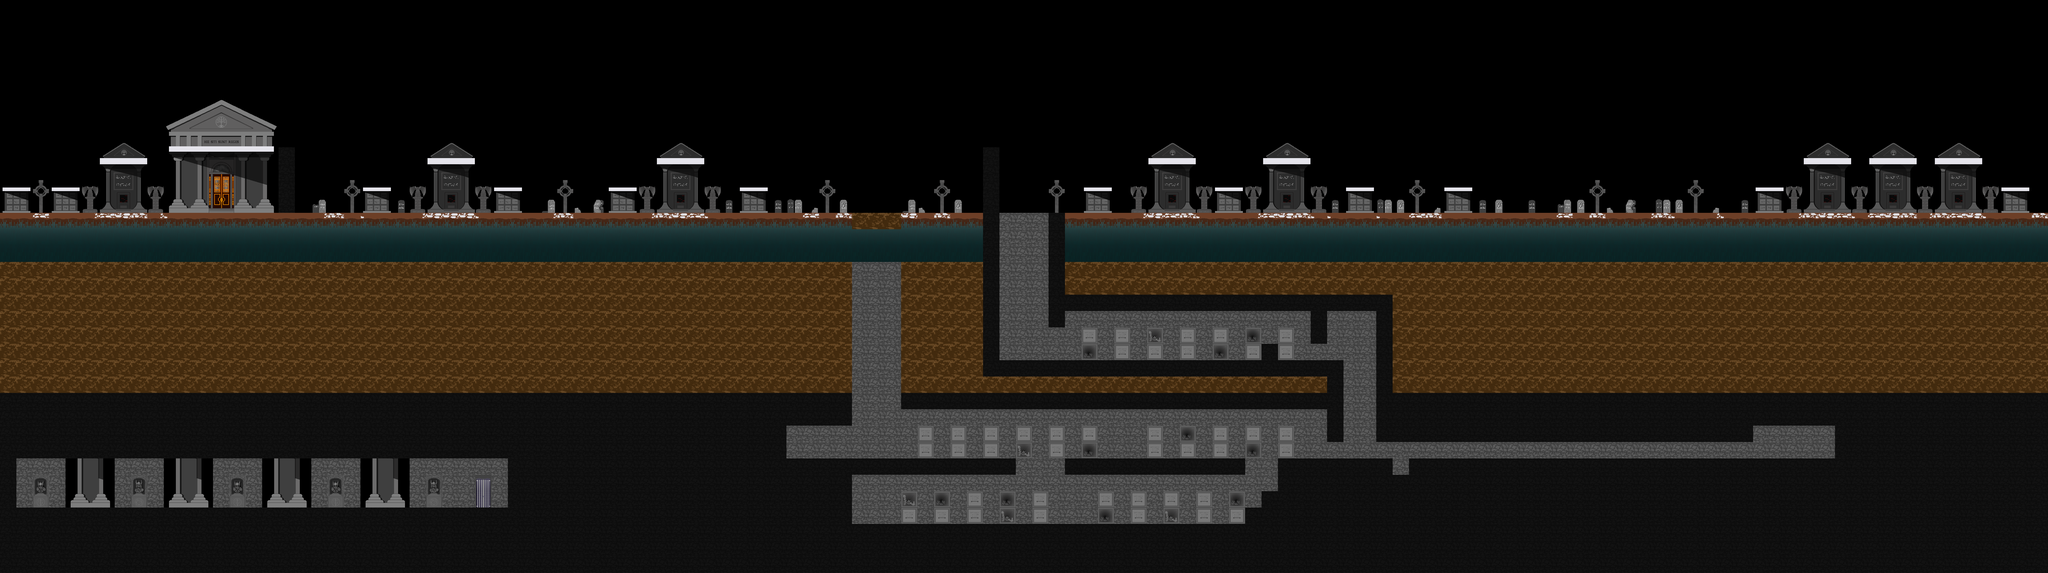

A level layout from a 2D game, rendered from its tile map. Below: a short description, then the map file with tile-grid data replaced by summaries:
An orthogonal 125x35 tile map with 64x64 px tiles, 2 tile layers (derriere, solides), 1 hidden layer not drawn and 103 objects (escalier, checkPoint4, checkPoint3, checkPoint1, checkPoint2, ...).

<map version="1.4" tiledversion="1.4.3" orientation="orthogonal" renderorder="right-down" width="125" height="35" tilewidth="64" tileheight="64" infinite="0" nextlayerid="37" nextobjectid="163">
 <tileset firstgid="1" name="tableauTiledTilesetCimetiere2" tilewidth="64" tileheight="64" tilecount="168" columns="21">
  <image source="tableauTiledTilesetCimetiere2.png" width="1344" height="512" />
  <tile id="0">
   <properties>
    <property name="collides" type="bool" value="true" />
   </properties>
  </tile>
  <tile id="1">
   <properties>
    <property name="collides" type="bool" value="false" />
   </properties>
  </tile>
  <tile id="2">
   <properties>
    <property name="collides" type="bool" value="false" />
   </properties>
  </tile>
  <tile id="3">
   <properties>
    <property name="collides" type="bool" value="false" />
   </properties>
  </tile>
  <tile id="4">
   <properties>
    <property name="collides" type="bool" value="false" />
   </properties>
  </tile>
  <tile id="5">
   <properties>
    <property name="collides" type="bool" value="true" />
   </properties>
  </tile>
  <tile id="6">
   <properties>
    <property name="collides" type="bool" value="true" />
   </properties>
  </tile>
  <tile id="7">
   <properties>
    <property name="collides" type="bool" value="false" />
   </properties>
  </tile>
  <tile id="8">
   <properties>
    <property name="collides" type="bool" value="false" />
   </properties>
  </tile>
  <tile id="9">
   <properties>
    <property name="collides" type="bool" value="false" />
   </properties>
  </tile>
  <tile id="10">
   <properties>
    <property name="collides" type="bool" value="true" />
   </properties>
  </tile>
  <tile id="11">
   <properties>
    <property name="collides" type="bool" value="true" />
   </properties>
  </tile>
  <tile id="12">
   <properties>
    <property name="collides" type="bool" value="false" />
   </properties>
  </tile>
  <tile id="13">
   <properties>
    <property name="collides" type="bool" value="false" />
   </properties>
  </tile>
  <tile id="14">
   <properties>
    <property name="collides" type="bool" value="false" />
   </properties>
  </tile>
  <tile id="15">
   <properties>
    <property name="collides" type="bool" value="false" />
   </properties>
  </tile>
  <tile id="16">
   <properties>
    <property name="collides" type="bool" value="false" />
   </properties>
  </tile>
  <tile id="17">
   <properties>
    <property name="collides" type="bool" value="false" />
   </properties>
  </tile>
  <tile id="18">
   <properties>
    <property name="collides" type="bool" value="false" />
   </properties>
  </tile>
  <tile id="21">
   <properties>
    <property name="collides" type="bool" value="false" />
   </properties>
  </tile>
  <tile id="22">
   <properties>
    <property name="collides" type="bool" value="false" />
   </properties>
  </tile>
  <tile id="23">
   <properties>
    <property name="collides" type="bool" value="false" />
   </properties>
  </tile>
  <tile id="24">
   <properties>
    <property name="collides" type="bool" value="false" />
   </properties>
  </tile>
  <tile id="25">
   <properties>
    <property name="collides" type="bool" value="false" />
   </properties>
  </tile>
  <tile id="26">
   <properties>
    <property name="collides" type="bool" value="false" />
   </properties>
  </tile>
  <tile id="27">
   <properties>
    <property name="collides" type="bool" value="false" />
   </properties>
  </tile>
  <tile id="28">
   <properties>
    <property name="collides" type="bool" value="false" />
   </properties>
  </tile>
  <tile id="29">
   <properties>
    <property name="collides" type="bool" value="false" />
   </properties>
  </tile>
  <tile id="30">
   <properties>
    <property name="collides" type="bool" value="false" />
   </properties>
  </tile>
  <tile id="31">
   <properties>
    <property name="collides" type="bool" value="true" />
   </properties>
  </tile>
  <tile id="32">
   <properties>
    <property name="collides" type="bool" value="true" />
   </properties>
  </tile>
  <tile id="33">
   <properties>
    <property name="collides" type="bool" value="false" />
   </properties>
  </tile>
  <tile id="34">
   <properties>
    <property name="collides" type="bool" value="false" />
   </properties>
  </tile>
  <tile id="35">
   <properties>
    <property name="collides" type="bool" value="false" />
   </properties>
  </tile>
  <tile id="36">
   <properties>
    <property name="collides" type="bool" value="false" />
   </properties>
  </tile>
  <tile id="37">
   <properties>
    <property name="collides" type="bool" value="false" />
   </properties>
  </tile>
  <tile id="38">
   <properties>
    <property name="collides" type="bool" value="false" />
   </properties>
  </tile>
  <tile id="39">
   <properties>
    <property name="collides" type="bool" value="false" />
   </properties>
  </tile>
  <tile id="42">
   <properties>
    <property name="collides" type="bool" value="false" />
   </properties>
  </tile>
  <tile id="43">
   <properties>
    <property name="collides" type="bool" value="false" />
   </properties>
  </tile>
  <tile id="44">
   <properties>
    <property name="collides" type="bool" value="false" />
   </properties>
  </tile>
  <tile id="45">
   <properties>
    <property name="collides" type="bool" value="false" />
   </properties>
  </tile>
  <tile id="46">
   <properties>
    <property name="collides" type="bool" value="false" />
   </properties>
  </tile>
  <tile id="47">
   <properties>
    <property name="collides" type="bool" value="true" />
   </properties>
  </tile>
  <tile id="48">
   <properties>
    <property name="collides" type="bool" value="false" />
   </properties>
  </tile>
  <tile id="49">
   <properties>
    <property name="collides" type="bool" value="false" />
   </properties>
  </tile>
  <tile id="50">
   <properties>
    <property name="collides" type="bool" value="false" />
   </properties>
  </tile>
  <tile id="51">
   <properties>
    <property name="collides" type="bool" value="false" />
   </properties>
  </tile>
  <tile id="52">
   <properties>
    <property name="collides" type="bool" value="false" />
   </properties>
  </tile>
  <tile id="53">
   <properties>
    <property name="collides" type="bool" value="false" />
   </properties>
  </tile>
  <tile id="54">
   <properties>
    <property name="collides" type="bool" value="false" />
   </properties>
  </tile>
  <tile id="55">
   <properties>
    <property name="collides" type="bool" value="false" />
   </properties>
  </tile>
  <tile id="56">
   <properties>
    <property name="collides" type="bool" value="false" />
   </properties>
  </tile>
  <tile id="57">
   <properties>
    <property name="collides" type="bool" value="false" />
   </properties>
  </tile>
  <tile id="58">
   <properties>
    <property name="collides" type="bool" value="false" />
   </properties>
  </tile>
  <tile id="59">
   <properties>
    <property name="collides" type="bool" value="false" />
   </properties>
  </tile>
  <tile id="60">
   <properties>
    <property name="collides" type="bool" value="false" />
   </properties>
  </tile>
  <tile id="63">
   <properties>
    <property name="collides" type="bool" value="false" />
   </properties>
  </tile>
  <tile id="64">
   <properties>
    <property name="collides" type="bool" value="false" />
   </properties>
  </tile>
  <tile id="65">
   <properties>
    <property name="collides" type="bool" value="false" />
   </properties>
  </tile>
  <tile id="66">
   <properties>
    <property name="collides" type="bool" value="false" />
   </properties>
  </tile>
  <tile id="67">
   <properties>
    <property name="collides" type="bool" value="false" />
   </properties>
  </tile>
  <tile id="68">
   <properties>
    <property name="collides" type="bool" value="true" />
   </properties>
  </tile>
  <tile id="69">
   <properties>
    <property name="collides" type="bool" value="true" />
   </properties>
  </tile>
  <tile id="70">
   <properties>
    <property name="collides" type="bool" value="true" />
   </properties>
  </tile>
  <tile id="71">
   <properties>
    <property name="collides" type="bool" value="true" />
   </properties>
  </tile>
  <tile id="72">
   <properties>
    <property name="collides" type="bool" value="true" />
   </properties>
  </tile>
  <tile id="73">
   <properties>
    <property name="collides" type="bool" value="true" />
   </properties>
  </tile>
  <tile id="74">
   <properties>
    <property name="collides" type="bool" value="false" />
   </properties>
  </tile>
  <tile id="75">
   <properties>
    <property name="collides" type="bool" value="false" />
   </properties>
  </tile>
  <tile id="76">
   <properties>
    <property name="collides" type="bool" value="false" />
   </properties>
  </tile>
  <tile id="77">
   <properties>
    <property name="collides" type="bool" value="false" />
   </properties>
  </tile>
  <tile id="78">
   <properties>
    <property name="collides" type="bool" value="false" />
   </properties>
  </tile>
  <tile id="79">
   <properties>
    <property name="collides" type="bool" value="false" />
   </properties>
  </tile>
  <tile id="80">
   <properties>
    <property name="collides" type="bool" value="false" />
   </properties>
  </tile>
  <tile id="81">
   <properties>
    <property name="collides" type="bool" value="false" />
   </properties>
  </tile>
  <tile id="84">
   <properties>
    <property name="collides" type="bool" value="false" />
   </properties>
  </tile>
  <tile id="85">
   <properties>
    <property name="collides" type="bool" value="false" />
   </properties>
  </tile>
  <tile id="86">
   <properties>
    <property name="collides" type="bool" value="false" />
   </properties>
  </tile>
  <tile id="87">
   <properties>
    <property name="collides" type="bool" value="false" />
   </properties>
  </tile>
  <tile id="88">
   <properties>
    <property name="collides" type="bool" value="false" />
   </properties>
  </tile>
  <tile id="89">
   <properties>
    <property name="collides" type="bool" value="false" />
   </properties>
  </tile>
  <tile id="90">
   <properties>
    <property name="collides" type="bool" value="true" />
   </properties>
  </tile>
  <tile id="91">
   <properties>
    <property name="collides" type="bool" value="true" />
   </properties>
  </tile>
  <tile id="92">
   <properties>
    <property name="collides" type="bool" value="true" />
   </properties>
  </tile>
  <tile id="93">
   <properties>
    <property name="collides" type="bool" value="true" />
   </properties>
  </tile>
  <tile id="94">
   <properties>
    <property name="collides" type="bool" value="true" />
   </properties>
  </tile>
  <tile id="95">
   <properties>
    <property name="collides" type="bool" value="false" />
   </properties>
  </tile>
  <tile id="96">
   <properties>
    <property name="collides" type="bool" value="false" />
   </properties>
  </tile>
  <tile id="97">
   <properties>
    <property name="collides" type="bool" value="false" />
   </properties>
  </tile>
  <tile id="98">
   <properties>
    <property name="collides" type="bool" value="false" />
   </properties>
  </tile>
  <tile id="99">
   <properties>
    <property name="collides" type="bool" value="false" />
   </properties>
  </tile>
  <tile id="100">
   <properties>
    <property name="collides" type="bool" value="false" />
   </properties>
  </tile>
  <tile id="101">
   <properties>
    <property name="collides" type="bool" value="false" />
   </properties>
  </tile>
  <tile id="102">
   <properties>
    <property name="collides" type="bool" value="false" />
   </properties>
  </tile>
  <tile id="105">
   <properties>
    <property name="collides" type="bool" value="false" />
   </properties>
  </tile>
  <tile id="106">
   <properties>
    <property name="collides" type="bool" value="false" />
   </properties>
  </tile>
  <tile id="107">
   <properties>
    <property name="collides" type="bool" value="false" />
   </properties>
  </tile>
  <tile id="108">
   <properties>
    <property name="collides" type="bool" value="false" />
   </properties>
  </tile>
  <tile id="109">
   <properties>
    <property name="collides" type="bool" value="false" />
   </properties>
  </tile>
  <tile id="110">
   <properties>
    <property name="collides" type="bool" value="false" />
   </properties>
  </tile>
  <tile id="111">
   <properties>
    <property name="collides" type="bool" value="false" />
   </properties>
  </tile>
  <tile id="112">
   <properties>
    <property name="collides" type="bool" value="false" />
   </properties>
  </tile>
  <tile id="113">
   <properties>
    <property name="collides" type="bool" value="false" />
   </properties>
  </tile>
  <tile id="114">
   <properties>
    <property name="collides" type="bool" value="false" />
   </properties>
  </tile>
  <tile id="115">
   <properties>
    <property name="collides" type="bool" value="false" />
   </properties>
  </tile>
  <tile id="116">
   <properties>
    <property name="collides" type="bool" value="false" />
   </properties>
  </tile>
  <tile id="117">
   <properties>
    <property name="collides" type="bool" value="false" />
   </properties>
  </tile>
  <tile id="118">
   <properties>
    <property name="collides" type="bool" value="false" />
   </properties>
  </tile>
  <tile id="119">
   <properties>
    <property name="collides" type="bool" value="false" />
   </properties>
  </tile>
  <tile id="120">
   <properties>
    <property name="collides" type="bool" value="false" />
   </properties>
  </tile>
  <tile id="121">
   <properties>
    <property name="collides" type="bool" value="false" />
   </properties>
  </tile>
  <tile id="122">
   <properties>
    <property name="collides" type="bool" value="false" />
   </properties>
  </tile>
  <tile id="123">
   <properties>
    <property name="collides" type="bool" value="false" />
   </properties>
  </tile>
  <tile id="126">
   <properties>
    <property name="collides" type="bool" value="false" />
   </properties>
  </tile>
  <tile id="127">
   <properties>
    <property name="collides" type="bool" value="false" />
   </properties>
  </tile>
  <tile id="128">
   <properties>
    <property name="collides" type="bool" value="false" />
   </properties>
  </tile>
  <tile id="129">
   <properties>
    <property name="collides" type="bool" value="false" />
   </properties>
  </tile>
  <tile id="130">
   <properties>
    <property name="collides" type="bool" value="false" />
   </properties>
  </tile>
  <tile id="131">
   <properties>
    <property name="collides" type="bool" value="false" />
   </properties>
  </tile>
  <tile id="132">
   <properties>
    <property name="collides" type="bool" value="false" />
   </properties>
  </tile>
  <tile id="133">
   <properties>
    <property name="collides" type="bool" value="false" />
   </properties>
  </tile>
  <tile id="134">
   <properties>
    <property name="collides" type="bool" value="false" />
   </properties>
  </tile>
  <tile id="135">
   <properties>
    <property name="collides" type="bool" value="false" />
   </properties>
  </tile>
  <tile id="136">
   <properties>
    <property name="collides" type="bool" value="false" />
   </properties>
  </tile>
  <tile id="137">
   <properties>
    <property name="collides" type="bool" value="false" />
   </properties>
  </tile>
  <tile id="138">
   <properties>
    <property name="collides" type="bool" value="false" />
   </properties>
  </tile>
  <tile id="139">
   <properties>
    <property name="collides" type="bool" value="false" />
   </properties>
  </tile>
  <tile id="140">
   <properties>
    <property name="collides" type="bool" value="false" />
   </properties>
  </tile>
  <tile id="141">
   <properties>
    <property name="collides" type="bool" value="false" />
   </properties>
  </tile>
  <tile id="142">
   <properties>
    <property name="collides" type="bool" value="false" />
   </properties>
  </tile>
  <tile id="143">
   <properties>
    <property name="collides" type="bool" value="false" />
   </properties>
  </tile>
  <tile id="144">
   <properties>
    <property name="collides" type="bool" value="false" />
   </properties>
  </tile>
 </tileset>
 <layer id="3" name="devant" width="125" height="35" visible="0">
  <data>[4375 cells, 0 non-empty, 0 distinct tile ids]</data>
 </layer>
 <layer id="2" name="derriere" width="125" height="35">
  <data>[4375 cells, 2477 non-empty, 92 distinct tile ids]</data>
 </layer>
 <layer id="1" name="solides" width="125" height="35">
  <properties>
   <property name="collides" type="bool" value="false" />
  </properties>
  <data>[4375 cells, 601 non-empty, 10 distinct tile ids]</data>
 </layer>
 <objectgroup id="17" name="escaliers">
  <object id="108" name="escalier" gid="69" x="1856" y="1984" width="64" height="64" />
 </objectgroup>
 <objectgroup id="4" name="stars">
  <object id="16" gid="70" x="576" y="1984" width="64" height="64" />
  <object id="19" gid="70" x="832" y="512" width="64" height="64" />
  <object id="22" gid="70" x="1439.5" y="823.5" width="64" height="64" />
  <object id="24" gid="70" x="2398.5" y="815" width="64" height="64" />
  <object id="27" gid="70" x="34" y="822" width="64" height="64" />
  <object id="28" gid="70" x="4766" y="822" width="64" height="64" />
  <object id="29" gid="70" x="5670" y="822" width="64" height="64" />
  <object id="30" gid="70" x="7842" y="820" width="64" height="64" />
  <object id="31" gid="70" x="1952" y="824" width="64" height="64" />
  <object id="32" gid="70" x="2912" y="818" width="64" height="64" />
  <object id="38" gid="70" x="4544" y="2048" width="64" height="64" />
  <object id="39" gid="70" x="4288" y="2048" width="64" height="64" />
  <object id="40" gid="70" x="3904" y="2048" width="64" height="64" />
  <object id="41" gid="70" x="3968" y="1792" width="64" height="64" />
  </objectgroup>
 <objectgroup id="5" name="checkPoints">
  <!-- 4 objects omitted --></objectgroup>
 <objectgroup id="6" name="flyingMonsters">
  <!-- 4 objects omitted --></objectgroup>
 <objectgroup id="7" name="zombies">
  <!-- 7 objects omitted --></objectgroup>
 <objectgroup id="20" name="bougies">
  <!-- 3 objects omitted --></objectgroup>
 <objectgroup id="32" name="bougies1">
  <!-- 2 objects omitted --></objectgroup>
 <objectgroup id="33" name="bougies2">
  <!-- 2 objects omitted --></objectgroup>
 <objectgroup id="34" name="bougies3">
  <!-- 2 objects omitted --></objectgroup>
 <objectgroup id="8" name="torches">
  <!-- 4 objects omitted --></objectgroup>
 <objectgroup id="21" name="torches1">
  <!-- 4 objects omitted --></objectgroup>
 <objectgroup id="22" name="torches2">
  <!-- 3 objects omitted --></objectgroup>
 <objectgroup id="23" name="torches3">
  <!-- 2 objects omitted --></objectgroup>
 <objectgroup id="24" name="torches4">
  <!-- 1 objects omitted --></objectgroup>
 <objectgroup id="25" name="torches5">
  <!-- 1 objects omitted --></objectgroup>
 <objectgroup id="26" name="torches6">
  <!-- 1 objects omitted --></objectgroup>
 <objectgroup id="28" name="torches7">
  <!-- 1 objects omitted --></objectgroup>
 <objectgroup id="29" name="torches8">
  <!-- 1 objects omitted --></objectgroup>
 <objectgroup id="9" name="aurore" />
 <objectgroup id="16" name="rocheQuiRoule">
  <!-- 3 objects omitted --></objectgroup>
 <objectgroup id="10" name="vase">
  <!-- 12 objects omitted --></objectgroup>
 <objectgroup id="18" name="solFragilePierre">
  <!-- 3 objects omitted --></objectgroup>
 <objectgroup id="15" name="solFragile">
  <!-- 3 objects omitted --></objectgroup>
 <objectgroup id="11" name="bossSpectre">
  <!-- 1 objects omitted --></objectgroup>
 <objectgroup id="12" name="sacdos" />
 <objectgroup id="13" name="spectres" />
 <objectgroup id="14" name="squelettes">
  <!-- 11 objects omitted --></objectgroup>
</map>
<!-- 88 of 103 objects omitted -->
